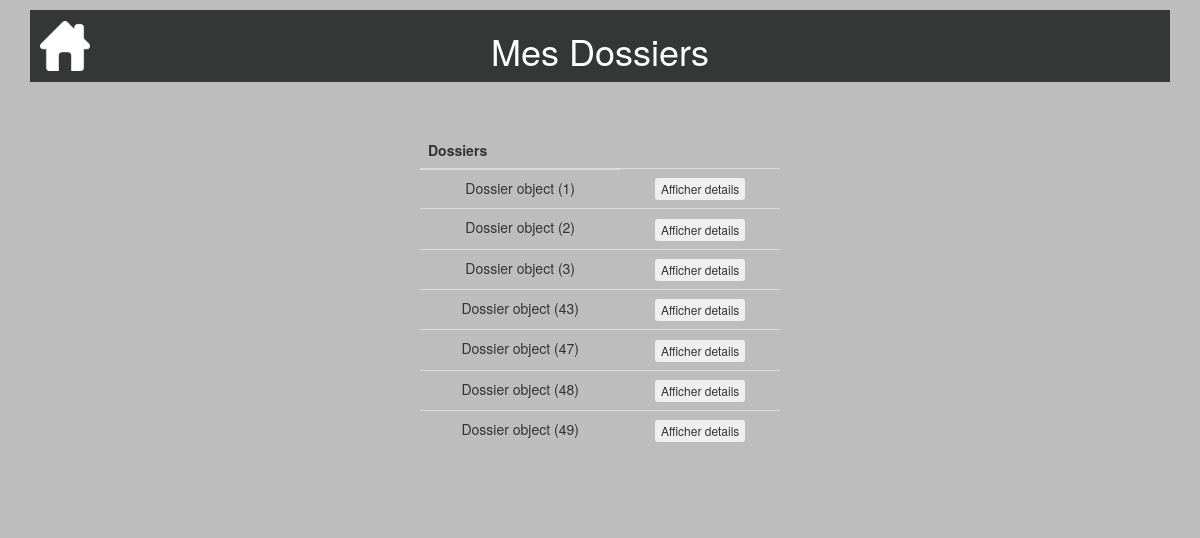
The app's page /consulterdossier/ (signed in), older data.
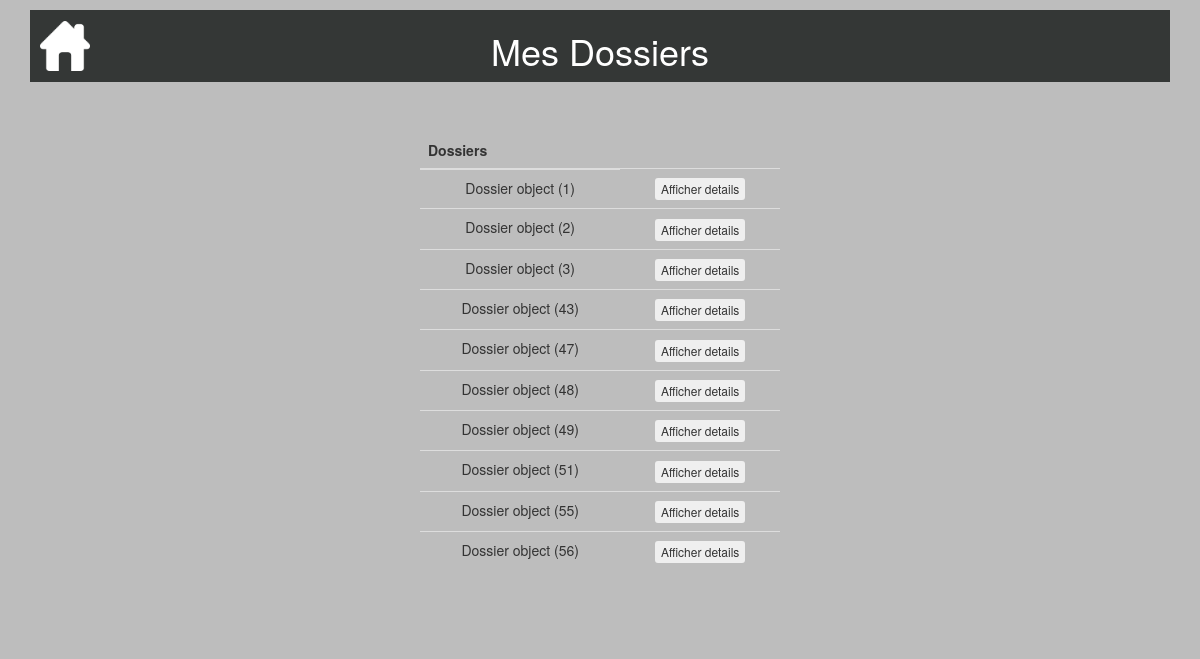
The same page, newer data.
### calculdej/models.py (models this page shows, shortened)
class Dossier(models.Model):
    date = models.DateTimeField(default=timezone.now, blank=True, verbose_name="Date création")
    auteur = models.ForeignKey(settings.AUTH_USER_MODEL, on_delete=models.CASCADE)
    taille = models.DecimalField(default=0.0,max_digits=5, decimal_places=2)
    poids = models.DecimalField(default=0.0,max_digits=5, decimal_places=2)
    pathologie = models.CharField(default="",max_length=20)
    age = models.IntegerField(default=0)
    de = models.DecimalField(default=0.00,max_digits=5, decimal_places=2)
    sexe = models.CharField(default="",max_length=1)
    dernier = models.BooleanField(default=True)

### consulterdossier/views.py (the view, shortened to what this page needs)
# urls.py: url('consulterdossier/', include('consulterdossier.urls')),
@login_required
def consulterdossier(request):
    dossiers = Dossier.objects.filter(auteur=request.user)
    return render(request, 'consulterdossier/consulterdossier.html', locals())

### consulterdossier/templates/consulterdossier/consulterdossier.html (shortened to what this page needs)
{% extends "base.html" %}
{% block header %}<h1>Mes Dossiers</h1>{% endblock %}
{% block content %}
<table class="table">
  <thead>
       <tr>
           <th>Dossiers</th>
       </tr>
   </thead>
   <tbody>
       {% for d in dossiers %}
       <tr>
           <td>{{ d }} </td>
           <td>
             <form method="post">
                 <button onclick="details()" class="btn btn-xs" type="submit" name="btnaffdetails" value="{{d.id}}">Afficher details</button>
             </form>
          </td>
       </tr>
      {%endfor%}
    </tbody>
</table>
{% endblock %}

Row changes from the older to the newer data that the page shows:
added Dossier: id "Dossier object (51)"
added Dossier: id "Dossier object (55)"
added Dossier: id "Dossier object (56)"
